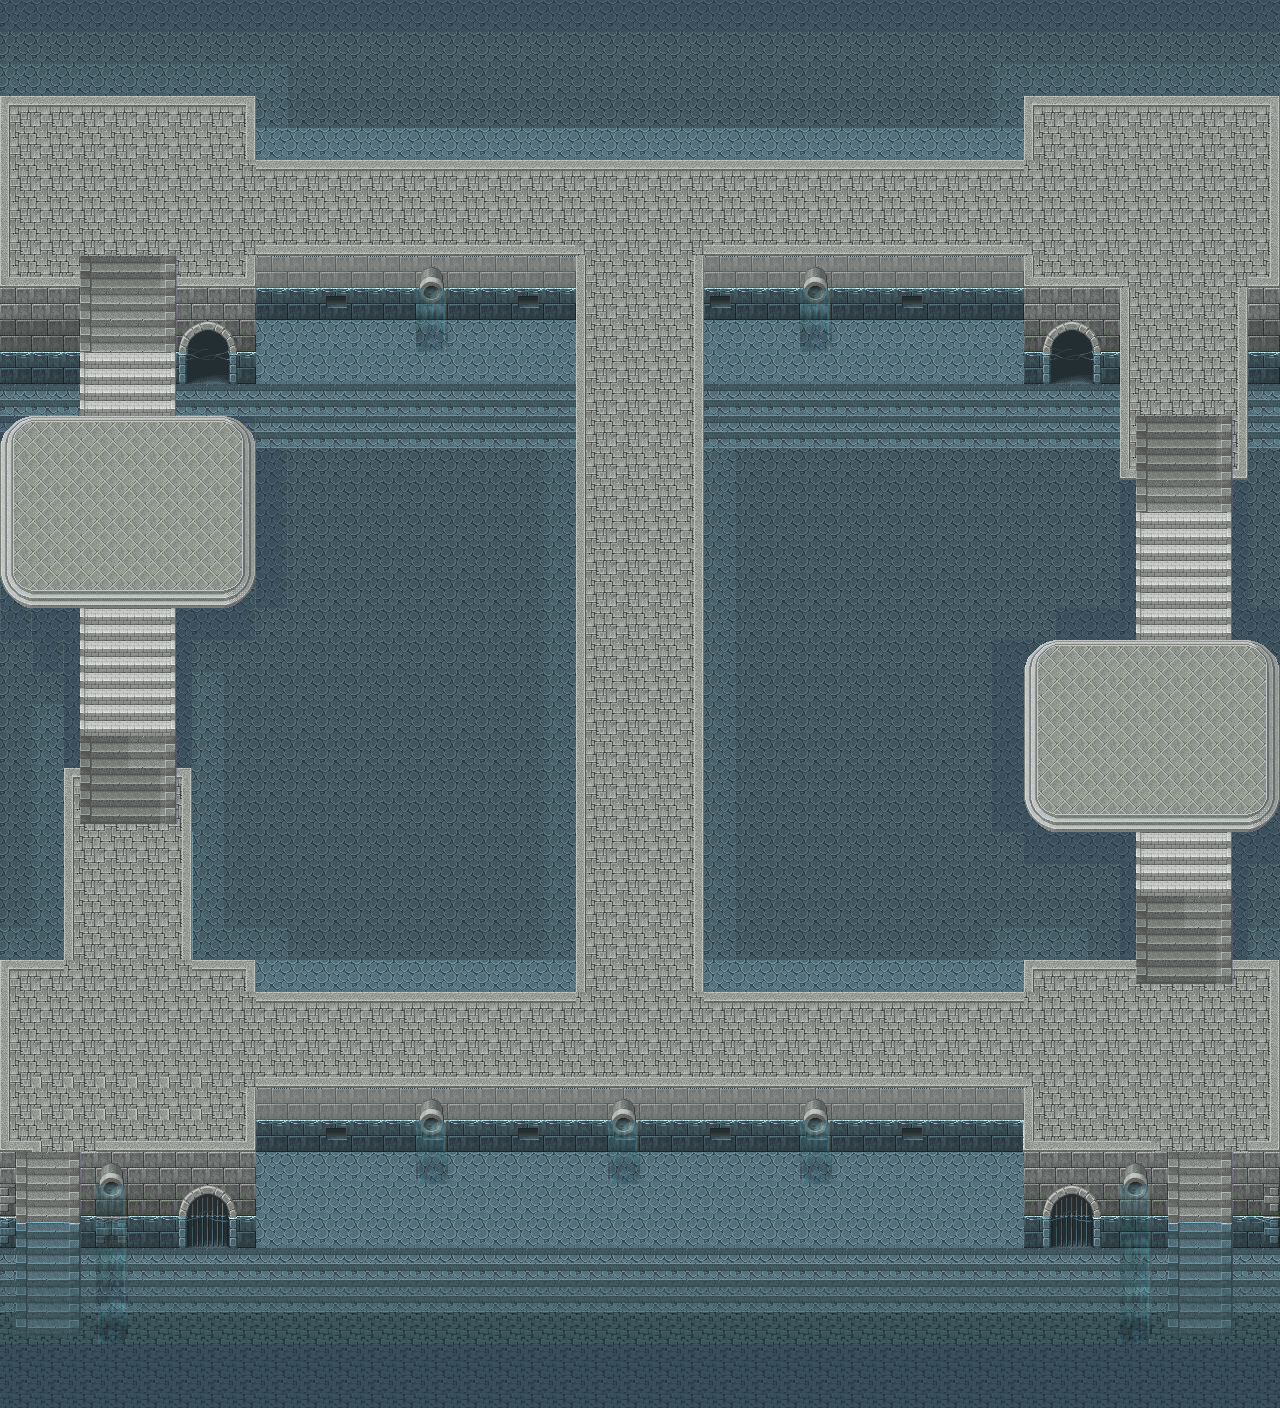

A 2D game scene composited from a Tiled map and its tileset images. What follows is a short description and the map's XML, with each tile layer's data collapsed to a summary:
An orthogonal 40x44 tile map with 32x32 px tiles, 5 tile layers (圖塊層 1, 圖塊層 5, 圖塊層 3, 圖塊層 2, ...), 1 hidden layer not drawn, 6 tilesets.

<map version="1.0" orientation="orthogonal" renderorder="right-down" width="40" height="44" tilewidth="32" tileheight="32">
 <tileset firstgid="1" name="048-Sewer01" tilewidth="32" tileheight="32">
  <image source="../graphics/tilesets/048-Sewer01.png" width="256" height="768" />
  <terraintypes>
   <terrain name="新地形" tile="-1" />
  </terraintypes>
 </tileset>
 <tileset firstgid="193" name="047-Mine01" tilewidth="32" tileheight="32">
  <image source="../graphics/tilesets/047-Mine01.png" width="256" height="864" />
 </tileset>
 <tileset firstgid="409" name="033-Heaven02" tilewidth="32" tileheight="32">
  <image source="../graphics/tilesets/033-Heaven02.png" width="256" height="928" />
 </tileset>
 <tileset firstgid="641" name="032-Heaven01" tilewidth="32" tileheight="32">
  <image source="../graphics/tilesets/032-Heaven01.png" width="256" height="1024" />
 </tileset>
 <tileset firstgid="897" name="051-Water01" tilewidth="32" tileheight="32">
  <image source="../graphics/tilesets/051-Water01.png" width="512" height="384" />
 </tileset>
 <tileset firstgid="1089" name="009-CastleTown01" tilewidth="32" tileheight="32">
  <image source="../graphics/tilesets/009-CastleTown01.png" width="256" height="960" />
 </tileset>
 <layer name="圖塊層 1" width="40" height="44">
  <data>[1760 cells, 1760 non-empty, 4 distinct tile ids]</data>
 </layer>
 <layer name="圖塊層 5" width="40" height="44" opacity="0.27">
  <data>[1760 cells, 121 non-empty, 3 distinct tile ids]</data>
 </layer>
 <layer name="圖塊層 3" width="40" height="44">
  <data>[1760 cells, 880 non-empty, 53 distinct tile ids]</data>
 </layer>
 <layer name="圖塊層 2" width="40" height="44">
  <data>[1760 cells, 147 non-empty, 25 distinct tile ids]</data>
 </layer>
 <layer name="圖塊層 4" width="40" height="44" opacity="0.3">
  <data>[1760 cells, 266 non-empty, 12 distinct tile ids]</data>
 </layer>
 <layer name="dye" width="40" height="44" visible="0" opacity="0.44">
  <data>[1760 cells, 647 non-empty, 1 distinct tile ids]</data>
 </layer>
</map>
